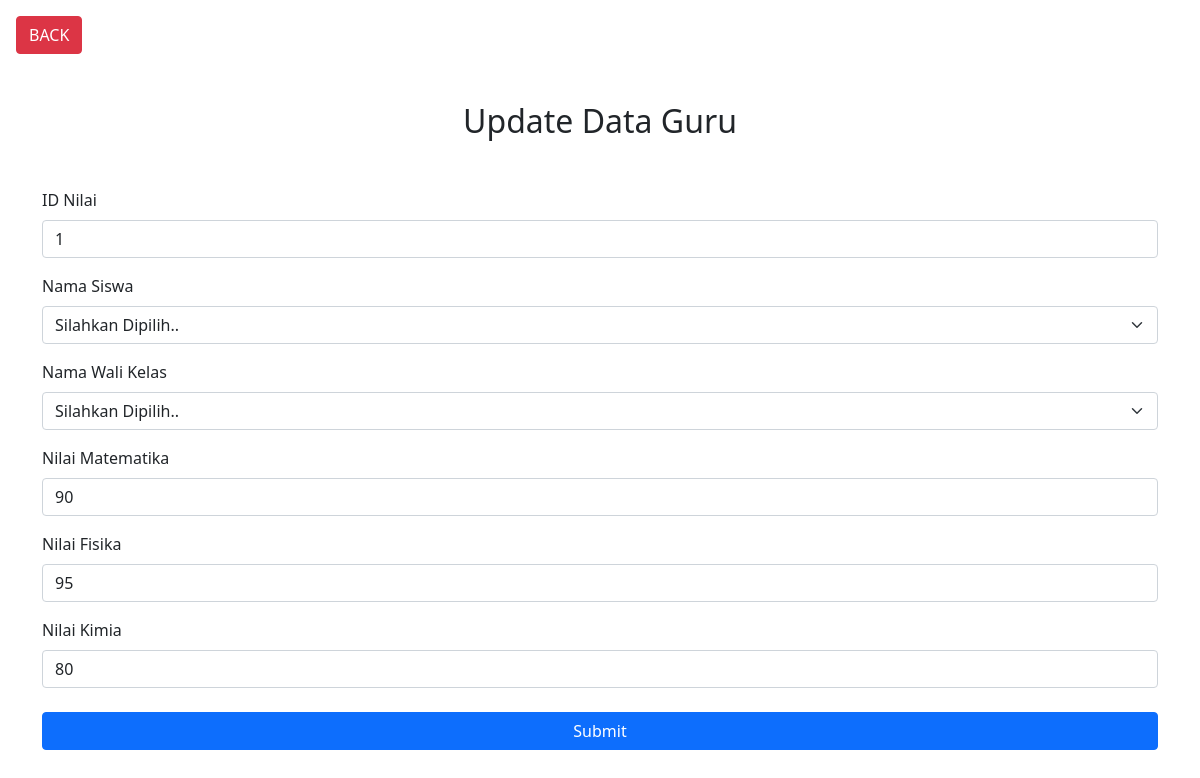
The page /pweb_ujian/halamanupdatenilai.php?id=1 (signed in) on the database its author committed.
### tables this page shows
CREATE TABLE `nilai` (
  `id` int(11) NOT NULL,
  `nama_siswa` varchar(30) DEFAULT NULL,
  `nama_wali` varchar(30) DEFAULT NULL,
  `nilai1` int(11) DEFAULT NULL,
  `nilai2` int(11) DEFAULT NULL,
  `nilai3` int(11) DEFAULT NULL
);

### pweb_ujian/halamanupdatenilai.php (the view, shortened to what this page needs)
<!DOCTYPE html>
<html lang="en">
<head>
    <link href="https://cdn.jsdelivr.net/npm/bootstrap@5.1.2/dist/css/bootstrap.min.css" rel="stylesheet">
</head>
<body>
    <a href="datanilai.php">
        <button type="button" class="btn btn-danger mt-3 ms-3">BACK</button>
    </a>
    <?php
    include ("koneksi.php");
    $sql = mysqli_query($connect, "select * from nilai where id = '$_GET[id]'");
    $result = mysqli_fetch_array($sql);
    ?>
    <div class="container mt-3">
    <h2 class="text-center mt-5">Update Data Guru</h2>
    <form name="nilai" action="updatenilai.php" method="post">
    <div class="mb-3 mt-5">
        <label for="id" class="mb-2">ID Nilai</label>
        <input type="text" class="form-control not-allowed" id="id" name="id" value="<?php echo $result[0]; ?>" required>
        </div>
        <div class="mb-3">
        <label for="nama_siswa" class="mb-2">Nama Siswa</label>
        <select class="form-select" id="nama_siswa" id="nama_siswa" name="nama_siswa" required>
        <option selected disabled value="">Silahkan Dipilih..</option>
        </select>
        </div>
        <div class="mb-3">
        <label for="nama_wali" class="mb-2">Nama Wali Kelas</label>
        <select class="form-select" id="nama_wali" id="nama_wali" name="nama_wali" required>
        <option selected disabled value="">Silahkan Dipilih..</option>
        </select>
        </div>
        <div class="mb-3">
        <label for="tl" class="mb-2">Nilai Matematika</label>
        <input type="text" class="form-control" id="nilai1" name="nilai1" value="<?php echo $result[3]; ?>" required>
        </div>
        <div class="mb-3">
        <label for="tl" class="mb-2">Nilai Fisika</label>
        <input type="text" class="form-control" id="nilai2" placeholder="Fisika" name="nilai2" value="<?php echo $result[4]; ?>" required>
        </div><div class="mb-3">
        <label for="tl" class="mb-2">Nilai Kimia</label>
        <input type="text" class="form-control" id="nilai3" placeholder="Kimia" name="nilai3" value="<?php echo $result[5]; ?>" required>
        </div>
        <div class="d-grid gap-2 mt-4 mb-5">
            <button type="submit" class="btn btn-primary">Submit</button>
        </div>
    </form>
    </div>
</body>
</html>

### pweb_ujian/halamanupdatenilai.php (style rules this page uses)
.not-allowed { cursor: not-allowed; }

### rows shown on the page
nilai: id "1", nilai1 "90", nilai2 "95", nilai3 "80"
